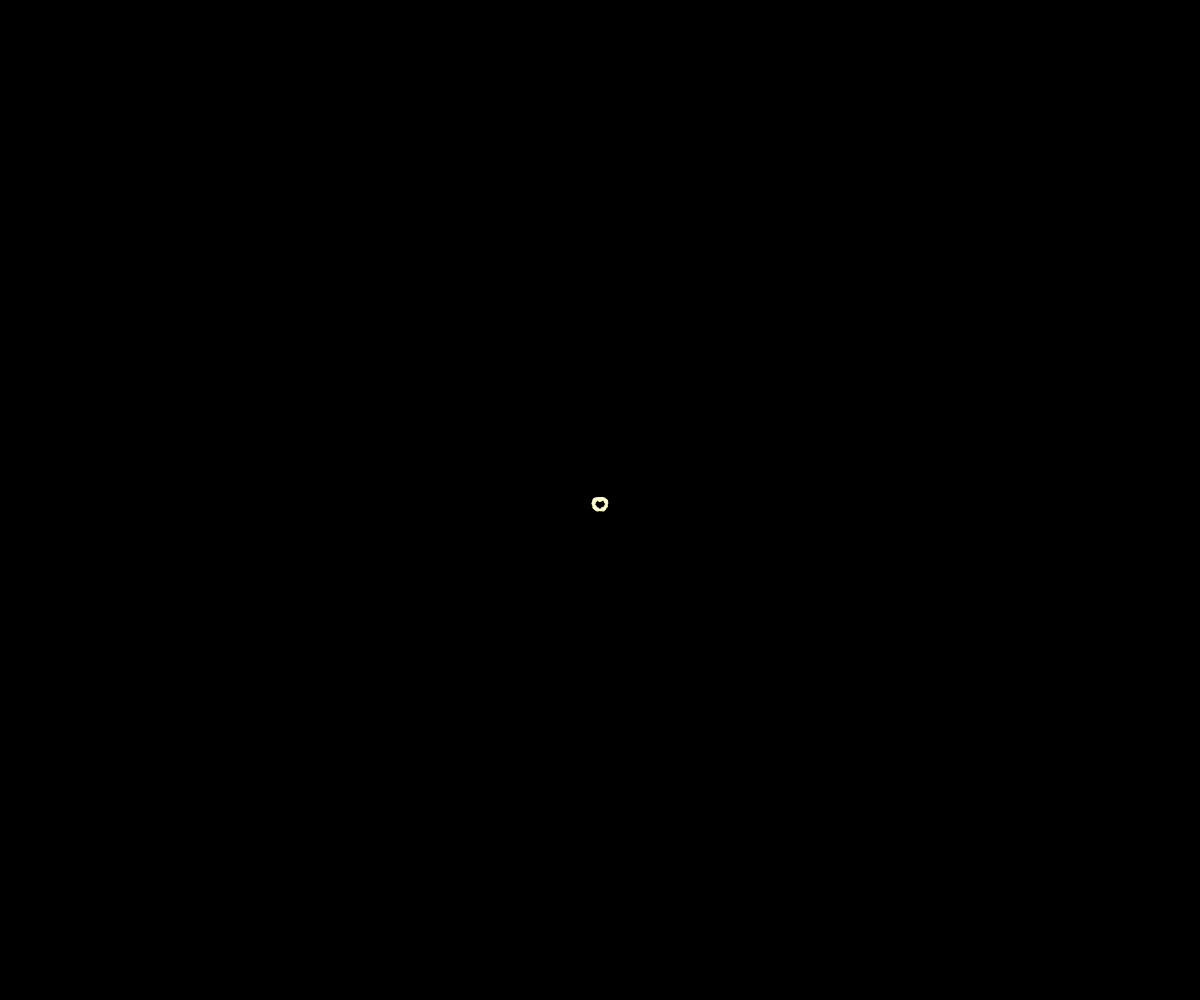
Frame 1 (no input)
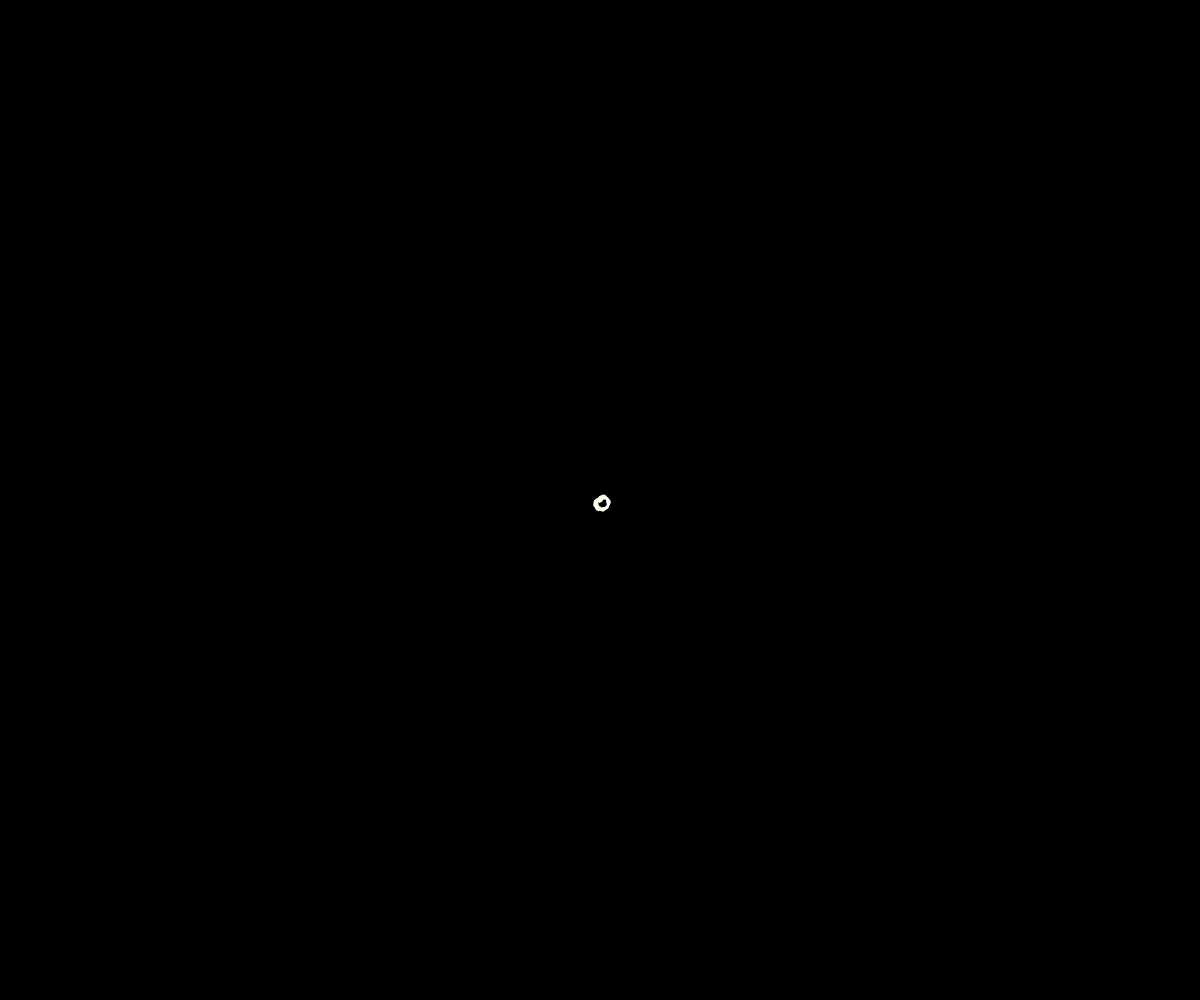
Frame 60 (no input)
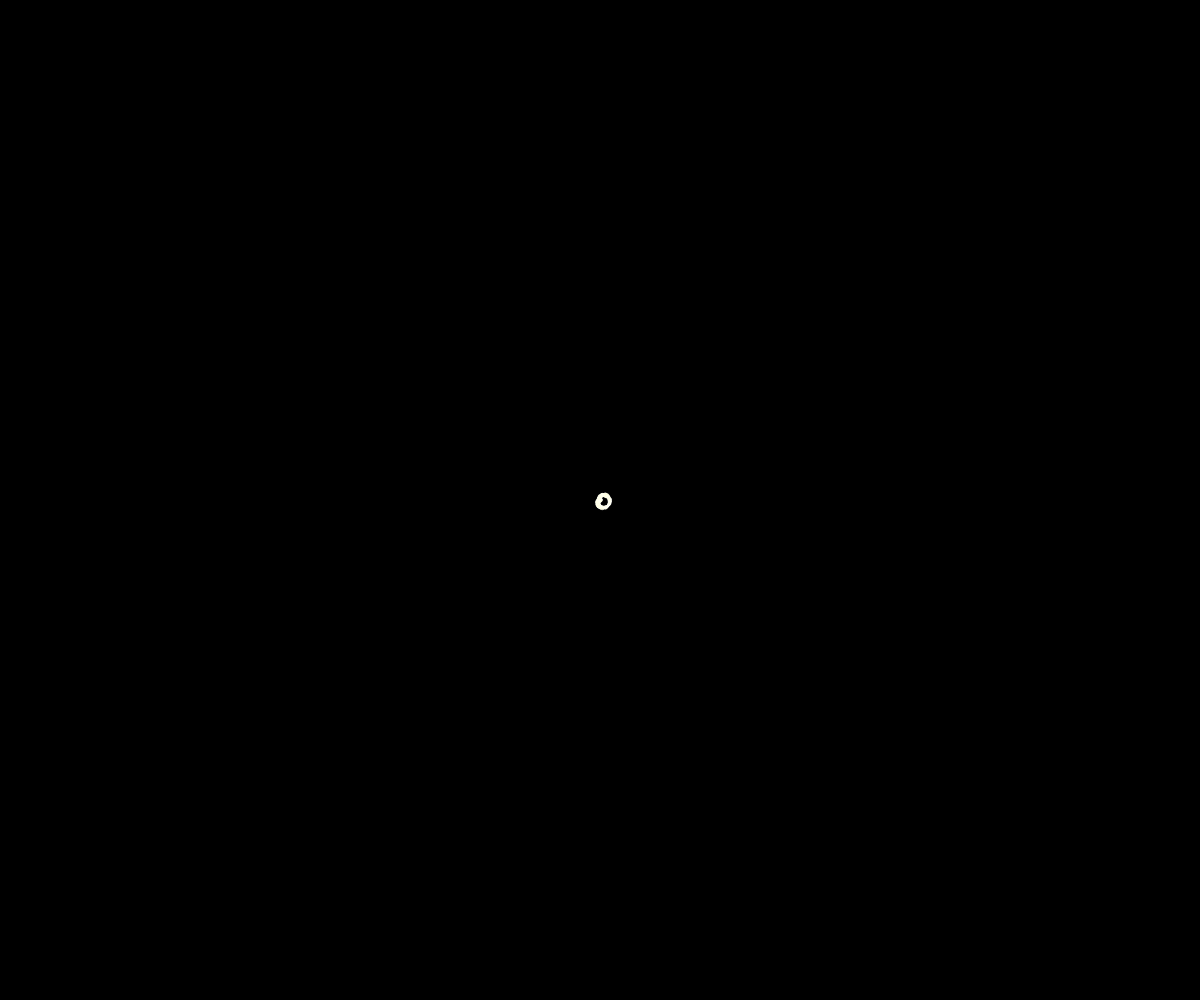
Frame 120 (the mouse pressed at the canvas centre since frame 60)

The p5.js sketch that drew these frames (run headless with seeded random() and noise() and a simulated clock; from frame 60 on, the mouse is pressed at the canvas centre):

// p5.js sketch
// ── sketch.js
let dots = [];
let numDots = 200;
let waveRadius = 150;
let centerX, centerY;
let time = 0;
let contractionPhase = 0;
let isContracting = false;

function setup() {
  createCanvas(windowWidth, windowHeight);
  noStroke();
  centerX = width / 2;
  centerY = height / 2;
  
  // Create dots in a circular pattern
  for (let i = 0; i < numDots; i++) {
    let angle = map(i, 0, numDots, 0, TWO_PI);
    let x = centerX + cos(angle) * waveRadius;
    let y = centerY + sin(angle) * waveRadius;
    dots.push({
      x: x,
      y: y,
      originalX: x,
      originalY: y,
      angle: angle,
      size: random(2, 5),
      brightness: random(150, 255),
      phase: random(TWO_PI)
    });
  }
}

function draw() {
  background(0);
  
  time += 0.01;
  
  // Control the contraction and expansion cycle
  if (frameCount % 300 === 0) { // Every 300 frames, start a new cycle
    isContracting = true;
    contractionPhase = 0;
  }
  
  if (isContracting && contractionPhase < 1) {
    contractionPhase += 0.02;
  } else if (isContracting && contractionPhase >= 1) {
    isContracting = false;
  }
  
  // Update and display dots
  for (let dot of dots) {
    // Create a synchronized wave motion
    let wave = sin(time + dot.angle) * 0.5 + 0.5;
    
    // Apply wave to position
    let pulse = sin(time * 2 + dot.phase) * 0.3 + 0.7;
    let shift = wave * 100;
    
    // Apply contraction/expansion effect
    let radiusFactor = 1;
    if (isContracting) {
      radiusFactor = 1 - contractionPhase * 0.9; // Contract to a point
    } else {
      radiusFactor = 0.1 + contractionPhase * 0.9; // Expand from center
    }
    
    let x = centerX + cos(dot.angle) * shift * radiusFactor;
    let y = centerY + sin(dot.angle) * shift * radiusFactor;
    
    // Apply pulsing size and brightness
    let size = dot.size * pulse;
    let brightness = dot.brightness * pulse;
    
    fill(255, 255, 200, brightness);
    ellipse(x, y, size);
  }
  
  // Connect dots with lines to form a continuous wave pattern
  stroke(255, 100);
  noFill();
  beginShape();
  for (let dot of dots) {
    let wave = sin(time + dot.angle) * 0.5 + 0.5;
    let shift = wave * 100;
    
    // Apply contraction/expansion effect
    let radiusFactor = 1;
    if (isContracting) {
      radiusFactor = 1 - contractionPhase * 0.9; // Contract to a point
    } else {
      radiusFactor = 0.1 + contractionPhase * 0.9; // Expand from center
    }
    
    let x = centerX + cos(dot.angle) * shift * radiusFactor;
    let y = centerY + sin(dot.angle) * shift * radiusFactor;
    vertex(x, y);
  }
  endShape(CLOSE);
}

function windowResized() {
  resizeCanvas(windowWidth, windowHeight);
  centerX = width / 2;
  centerY = height / 2;
  
  // Re-position dots
  for (let i = 0; i < dots.length; i++) {
    let dot = dots[i];
    let angle = map(i, 0, numDots, 0, TWO_PI);
    dot.originalX = centerX + cos(angle) * waveRadius;
    dot.originalY = centerY + sin(angle) * waveRadius;
  }
}
